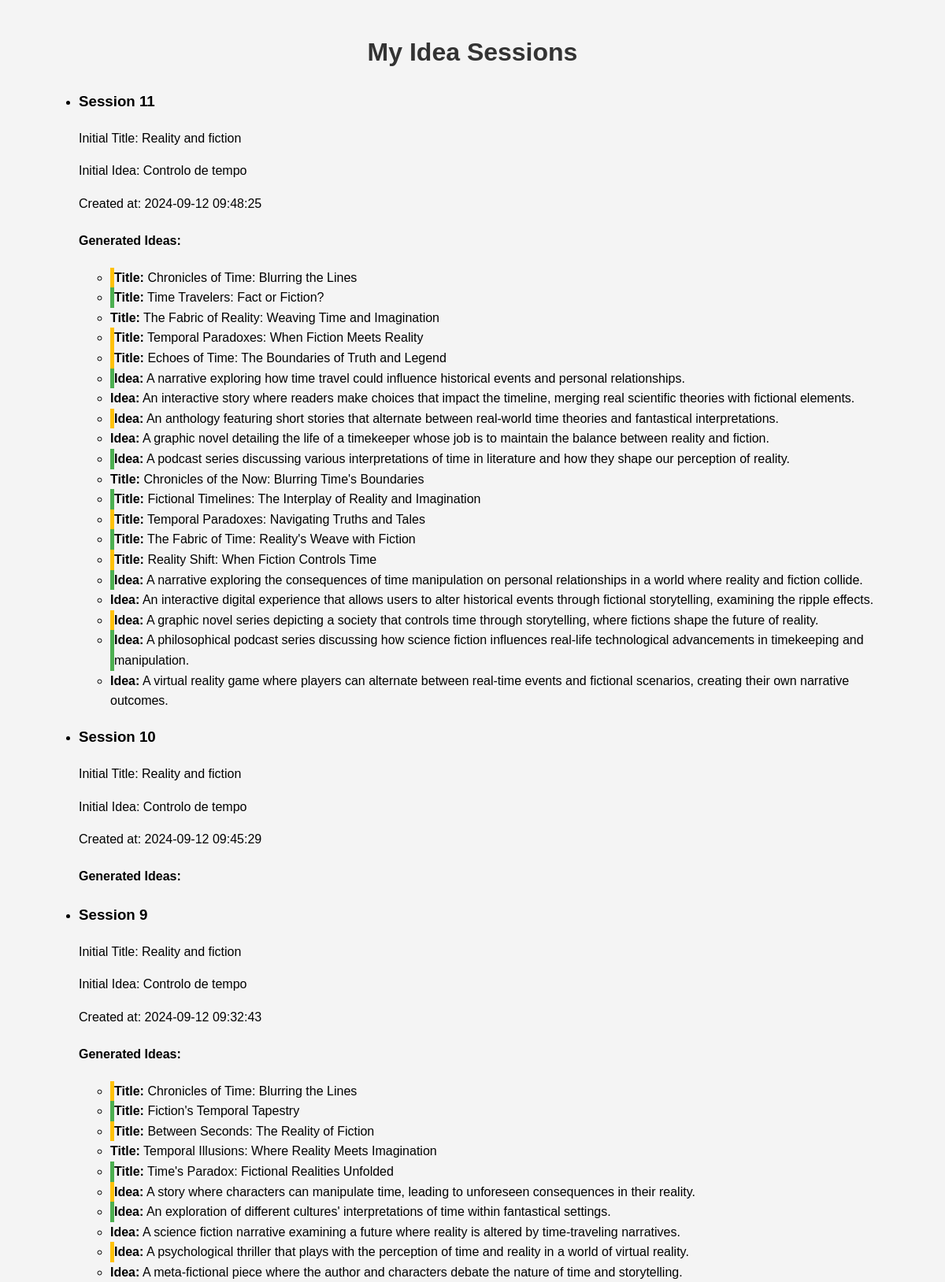
/my_sessions (signed in, upper part), run on the app's committed database.
### models.py (models this page shows)
class IdeaSession(db.Model):
    id = db.Column(db.Integer, primary_key=True)
    user_id = db.Column(db.Integer, db.ForeignKey('user.id'), nullable=False)
    initial_title = db.Column(db.String(200))
    initial_idea = db.Column(db.Text)
    created_at = db.Column(db.DateTime, default=db.func.current_timestamp())
    user = db.relationship('User', backref=db.backref('idea_sessions', lazy=True))

class GeneratedIdea(db.Model):
    id = db.Column(db.Integer, primary_key=True)
    session_id = db.Column(db.Integer, db.ForeignKey('idea_session.id'), nullable=False)
    content = db.Column(db.Text, nullable=False)
    category = db.Column(db.String(20), nullable=False)
    type = db.Column(db.String(10), nullable=False)  # 'title' or 'idea'
    created_at = db.Column(db.DateTime, default=db.func.current_timestamp())
    session = db.relationship('IdeaSession', backref=db.backref('generated_ideas', lazy=True))

### main.py (the view)
@app.route('/my_sessions')
@login_required
def my_sessions():
    sessions = IdeaSession.query.filter_by(user_id=current_user.id).order_by(IdeaSession.created_at.desc()).all()
    return render_template('my_sessions.html', sessions=sessions)

### main.py (called while the page is built)
@login_manager.user_loader
def load_user(user_id):
    return User.query.get(int(user_id))

### templates/my_sessions.html (shortened to what this page needs)
<!DOCTYPE html>
<html lang="en">
<head>
    <link rel="stylesheet" href="{{ url_for('static', filename='css/styles.css') }}">
</head>
<body>
    <div class="container">
        <h1>My Idea Sessions</h1>
        {% if sessions %}
            <ul>
                {% for session in sessions %}
                    <li>
                        <h3>Session {{ session.id }}</h3>
                        <p>Initial Title: {{ session.initial_title }}</p>
                        <p>Initial Idea: {{ session.initial_idea }}</p>
                        <p>Created at: {{ session.created_at }}</p>
                        <h4>Generated Ideas:</h4>
                        <ul>
                            {% for idea in session.generated_ideas %}
                                <li class="{{ idea.category }}">
                                    <strong>{{ idea.type|capitalize }}:</strong> {{ idea.content }}
                                </li>
                            {% endfor %}
                        </ul>
                    </li>
                {% endfor %}
            </ul>
        {% else %}
            <p>You haven't created any idea sessions yet.</p>
        {% endif %}
    </div>
</body>
</html>

### static/css/styles.css (style rules this page uses)
body { font-family: Arial, sans-serif; line-height: 1.6; margin: 0; padding: 0; background-color: #f4f4f4; }
.container { width: 90%; margin: auto; overflow: hidden; padding: 20px; }
h1, h2 { text-align: center; color: #333; }
.normal { border-left: 5px solid #4CAF50; }
.edgy { border-left: 5px solid #FFC107; }

### data on the page
IdeaSession: id "11", initial_title "Reality and fiction", initial_idea "Controlo de tempo", created_at "2024-09-12 09:48:25"
GeneratedIdea: type "Title", content "Chronicles of Time: Blurring the Lines"
GeneratedIdea: type "Title", content "Time Travelers: Fact or Fiction?"
GeneratedIdea: type "Title", content "The Fabric of Reality: Weaving Time and Imagination"
GeneratedIdea: type "Title", content "Temporal Paradoxes: When Fiction Meets Reality"
GeneratedIdea: type "Title", content "Echoes of Time: The Boundaries of Truth and Legend"
GeneratedIdea: type "Idea", content "A narrative exploring how time travel could influence historical events and personal relationships."
GeneratedIdea: type "Idea", content "An interactive story where readers make choices that impact the timeline, merging real scientific theories with fictional elements."
GeneratedIdea: type "Idea", content "An anthology featuring short stories that alternate between real-world time theories and fantastical interpretations."
GeneratedIdea: type "Idea", content "A graphic novel detailing the life of a timekeeper whose job is to maintain the balance between reality and fiction."
GeneratedIdea: type "Idea", content "A podcast series discussing various interpretations of time in literature and how they shape our perception of reality."
GeneratedIdea: type "Title", content "Chronicles of the Now: Blurring Time's Boundaries"
GeneratedIdea: type "Title", content "Fictional Timelines: The Interplay of Reality and Imagination"
GeneratedIdea: type "Title", content "Temporal Paradoxes: Navigating Truths and Tales"
GeneratedIdea: type "Title", content "The Fabric of Time: Reality's Weave with Fiction"
GeneratedIdea: type "Title", content "Reality Shift: When Fiction Controls Time"
GeneratedIdea: type "Idea", content "A narrative exploring the consequences of time manipulation on personal relationships in a world where reality and fiction collide."
GeneratedIdea: type "Idea", content "An interactive digital experience that allows users to alter historical events through fictional storytelling, examining the ripple effects."
GeneratedIdea: type "Idea", content "A graphic novel series depicting a society that controls time through storytelling, where fictions shape the future of reality."
GeneratedIdea: type "Idea", content "A philosophical podcast series discussing how science fiction influences real-life technological advancements in timekeeping and manipulation."
GeneratedIdea: type "Idea", content "A virtual reality game where players can alternate between real-time events and fictional scenarios, creating their own narrative outcomes."
IdeaSession: id "10", initial_title "Reality and fiction", initial_idea "Controlo de tempo", created_at "2024-09-12 09:45:29"
IdeaSession: id "9", initial_title "Reality and fiction", initial_idea "Controlo de tempo", created_at "2024-09-12 09:32:43"
GeneratedIdea: type "Title", content "Chronicles of Time: Blurring the Lines"
GeneratedIdea: type "Title", content "Fiction's Temporal Tapestry"
GeneratedIdea: type "Title", content "Between Seconds: The Reality of Fiction"
GeneratedIdea: type "Title", content "Temporal Illusions: Where Reality Meets Imagination"
GeneratedIdea: type "Title", content "Time's Paradox: Fictional Realities Unfolded"
GeneratedIdea: type "Idea", content "A story where characters can manipulate time, leading to unforeseen consequences in their reality."
GeneratedIdea: type "Idea", content "An exploration of different cultures' interpretations of time within fantastical settings."
GeneratedIdea: type "Idea", content "A science fiction narrative examining a future where reality is altered by time-traveling narratives."
GeneratedIdea: type "Idea", content "A psychological thriller that plays with the perception of time and reality in a world of virtual reality."
GeneratedIdea: type "Idea", content "A meta-fictional piece where the author and characters debate the nature of time and storytelling."
